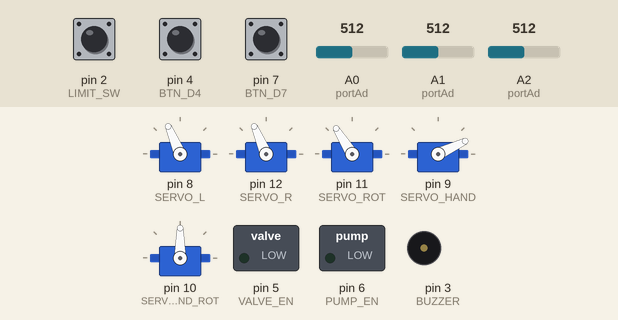
Recording of a sketch running on a simulated Arduino Leonardo, built with avr-gcc and run on an emulated ATmega32U4. Parts: 5 × servo, switched loads named in the sketch (green lamp = pin HIGH), buzzer (waves = sounding, pin HIGH). Inputs (shaded band) come from the test bench; at power-on: pin 4 (BTN_D4) HIGH, pin 7 (BTN_D7) HIGH, pin 2 (LIMIT_SW) HIGH, A0 (portAd) = 512, A1 (portAd) = 512, A2 (portAd) = 512.

Above: at 1.2 s.
1.3 s: pin 4 (BTN_D4) pulled LOW for 0.15 s
At 2.9 s:
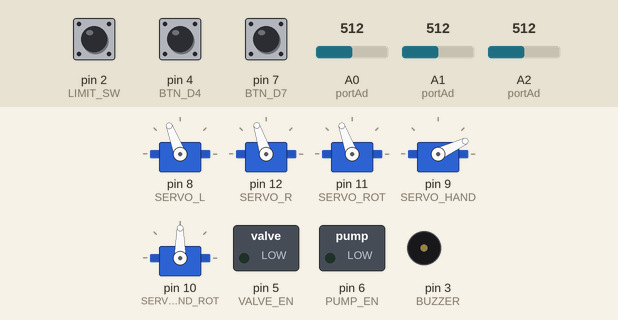
4.3 s: pin 7 (BTN_D7) pulled LOW for 3.2 s
At 5.55 s:
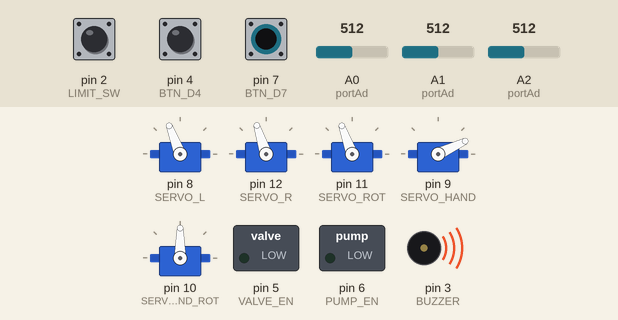
9.9 s: pin 7 (BTN_D7) pulled LOW for 3.2 s
At 14.0 s:
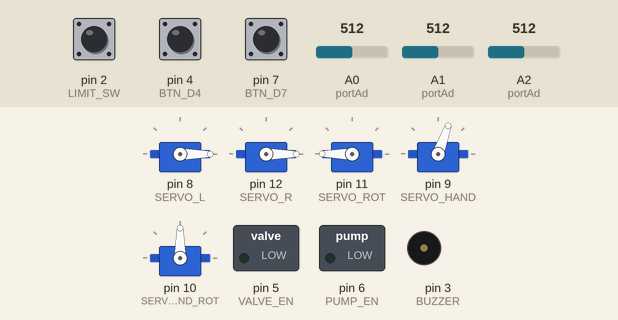
14.6 s: pin 7 (BTN_D7) pulled LOW for 3.2 s
At 15.85 s:
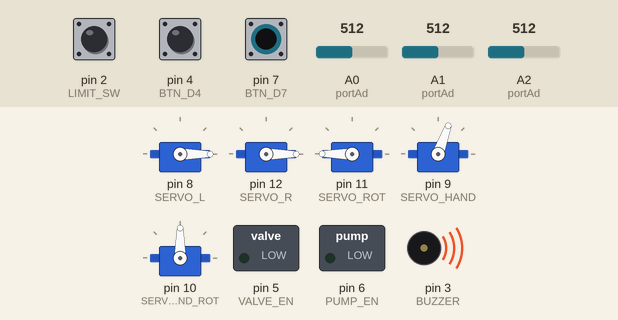
20.8 s: pin 7 (BTN_D7) pulled LOW for 0.15 s
At 22.0 s:
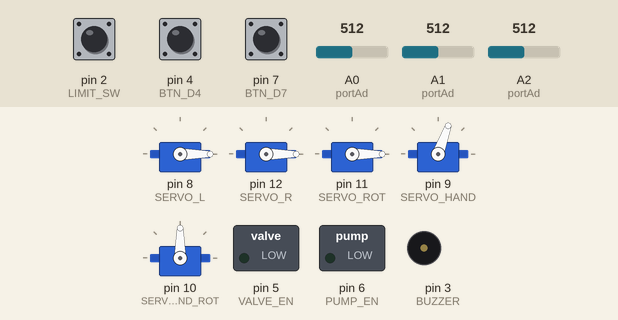
22.4 s: pin 4 (BTN_D4) pulled LOW for 1 s
At 23.1 s:
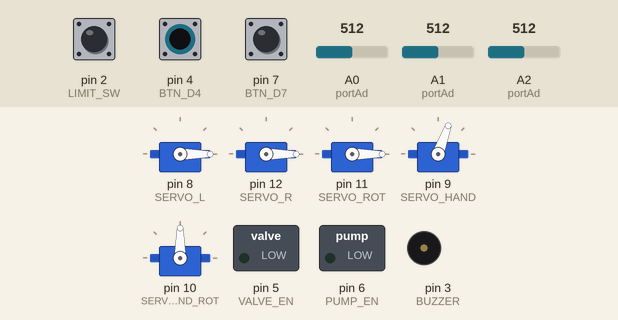
Timing chart, 0 to 25.4 s (numbered marks = the images above; inputs shaded):
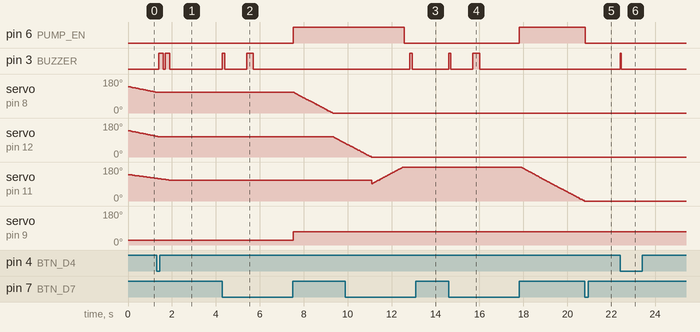

Measured:
- after the input at 1.3 s, pin 3 (BUZZER): alternates HIGH for 0.20 s and LOW for 0.10 s, 4 changes in all, then stays LOW, starting after 0.10 s; servo on pin 11 (SERVO_ROT): goes on until 1.9 s, then stays 110°
- after the input at 4.3 s, pin 6 (PUMP_EN): LOW → HIGH after 3.2 s; pin 3 (BUZZER): LOW → HIGH at once, → LOW 0.10 s later, → HIGH 1.0 s later, → LOW 0.30 s later
- after the input at 9.9 s, pin 6 (PUMP_EN): HIGH → LOW after 2.7 s; pin 3 (BUZZER): LOW → HIGH after 2.9 s, → LOW 0.10 s later
- after the input at 14.6 s, pin 6 (PUMP_EN): LOW → HIGH after 3.2 s; pin 3 (BUZZER): LOW → HIGH at once, → LOW 0.10 s later, → HIGH 1.0 s later, → LOW 0.30 s later
- after the input at 20.8 s, pin 6 (PUMP_EN): HIGH → LOW at once
- after the input at 22.4 s, pin 3 (BUZZER): LOW → HIGH at once, → LOW 0.05 s later

The sketch:

test2.ino
```cpp
// (licence header left out)
#include <EEPROM.h>
#include "UF_uArm_Metal.h"

int  heightTemp  = 0, stretchTemp = 0, rotationTemp = 0, handRotTemp = 0;
char stateMachine = 0, counter = 0;
char dataBuf[9] = {0};
UF_uArm uarm;           // initialize the uArm library

void setup()
{
  Serial.begin(9600);  // start serial port at 9600 bps
//  while(!Serial);     // wait for serial port to connect. Needed for Leonardo only
  uarmReset();
}

void loop()
{
  uarm.calibration();      // if corrected, you could remove it, no harm though
  uarm.recordingMode(50);  // sampling time: 50ms, Recording time: 17 seconds.
  if(Serial.available())
  {
    byte rxBuf = Serial.read();
    if(stateMachine == 0)
    {
      stateMachine = rxBuf == 0xFF? 1:0;
    }
    else if(stateMachine == 1)
    {
      stateMachine = rxBuf == 0xAA? 2:0;
    }
    else if(stateMachine == 2)
    {
      dataBuf[counter++] = rxBuf;
      if(counter > 8)  // receive 9 byte data
      {
        stateMachine = 0;
        counter=0;
        if(dataBuf[8] & RESET)
        {
           uarmReset();
         }
         else{
            *((char *)(&rotationTemp)  )  = dataBuf[1]; // recevive 1byte
            *((char *)(&rotationTemp)+1)  = dataBuf[0];
            *((char *)(&stretchTemp )  )  = dataBuf[3];
            *((char *)(&stretchTemp )+1)  = dataBuf[2];
            *((char *)(&heightTemp  )  )  = dataBuf[5];
            *((char *)(&heightTemp  )+1)  = dataBuf[4];
            *((char *)(&handRotTemp )  )  = dataBuf[7];
            *((char *)(&handRotTemp )+1)  = dataBuf[6];
            uarm.setPosition(stretchTemp, heightTemp, rotationTemp, handRotTemp);
            /* pump action, Valve Stop. */
            if(dataBuf[8] & CATCH)   uarm.gripperCatch();
            /* pump stop, Valve action.
               Note: The air relief valve can not work for a long time,
               should be less than ten minutes. */
            if(dataBuf[8] & RELEASE) uarm.gripperRelease();
          }
      }
    }
  }
  /* delay release valve, this function must be in the main loop */
  uarm.gripperDetach();
}

void uarmReset(){
  uarm.init();          // initialize the uArm position
  uarm.setServoSpeed(SERVO_R,    0);  // 0=full speed, 1-255 slower to faster
  uarm.setServoSpeed(SERVO_L,    0);  // 0=full speed, 1-255 slower to faster
  uarm.setServoSpeed(SERVO_ROT, 50);  // 0=full speed, 1-255 slower to faster
}
```

UF_uArm_Metal.cpp
```cpp
// (licence header left out)
#include "UF_uArm_Metal.h"

UF_uArm::UF_uArm()
{
	heightLst				= 0;
	height					= 0;
	stretch					= 0;
	rotation				= 0;
	handRot					= 0;
  lstTime					= 0;
	delay_loop			= 0;
	servoSpdR				= 0;
	servoSpdL				= 0;
	servoSpdRot			= 100;
	servoSpdHand		= 0;
	servoSpdHandRot	= 0;
	leftServoLast		= 110;
  rightServoLast	= 100;
	rotServoLast		= 90;
	sampleDelay			= 50;
	playFlag				= false;
	recordFlag			= true;
	firstFlag				= true;
	gripperRst			= true;
	griperState[14]	= 0;
	data[3][MEMORY_SERVO_PER+1] = 0;  // 0: L  1: R  2: Rotation
}

void UF_uArm::init()
{
    // read offset data
    offsetL = EEPROM.read(1);
    offsetR = EEPROM.read(2);
    // initialization the pin
    pinMode(LIMIT_SW, INPUT);  digitalWrite(LIMIT_SW, HIGH);
    pinMode(BTN_D4,   INPUT);  digitalWrite(BTN_D4,   HIGH);
    pinMode(BTN_D7,   INPUT);  digitalWrite(BTN_D7,   HIGH);
    pinMode(BUZZER,   OUTPUT); digitalWrite(BUZZER,   LOW);
    pinMode(PUMP_EN,  OUTPUT); digitalWrite(PUMP_EN,  LOW);
    pinMode(VALVE_EN, OUTPUT); digitalWrite(VALVE_EN, LOW);
	//if (EEPROM.read(0) == CALIBRATION_FLAG) // read of offset flag
  if(1)
    {
		// attaches the servo on pin to the servo object
		servoL.attach(SERVO_L, D090M_SERVO_MIN_PUL, D090M_SERVO_MAX_PUL);
		servoR.attach(SERVO_R, D090M_SERVO_MIN_PUL, D090M_SERVO_MAX_PUL);
		servoRot.attach(SERVO_ROT, D090M_SERVO_MIN_PUL, D090M_SERVO_MAX_PUL);
		servoHand.attach(SERVO_HAND, D009A_SERVO_MIN_PUL, D009A_SERVO_MAX_PUL);
		servoHandRot.attach(SERVO_HAND_ROT, D009A_SERVO_MIN_PUL, D009A_SERVO_MAX_PUL);
		servoHand.write(HAND_ANGLE_OPEN, 0, true);
		servoHand.detach();

		servoL.write(map(readAngle(SERVO_L), SERVO_MIN, SERVO_MAX, 0, 180));
		servoR.write(map(readAngle(SERVO_R), SERVO_MIN, SERVO_MAX, 0, 180));
		servoRot.write(map(readAngle(SERVO_ROT), SERVO_MIN, SERVO_MAX, 0, 180));
		// initialization postion
		setServoSpeed(SERVO_R,   15);  // 0=full speed, 1-255 slower to faster
		setServoSpeed(SERVO_L,   15);  // 0=full speed, 1-255 slower to faster
		setServoSpeed(SERVO_ROT, 10);  // 0=full speed, 1-255 slower to faster
		setPosition(stretch, height, rotation, handRot);
    }
    else
    {	// buzzer alert if calibration needed
		alert(3, 200, 200);
    }
}

void UF_uArm::calibration()
{
	int initPosL = INIT_POS_L - 35; // Added 30 degrees here to start at reasonable point
	int initPosR = INIT_POS_R - 35; // Added 30 degrees here to start at reasonable point

	if(!digitalRead(BTN_D7))
	{
		delay(20);
		// buzzer alert
		alert(1, 20, 0);
	}

	lstTime = millis();
  while(!digitalRead(BTN_D7))
  {
    if(millis() - lstTime > BTN_TIMEOUT_3000)
    {
      // buzzer alert
      alert(2, 50, 100);
      while(!digitalRead(BTN_D7))
      {
        servoL.detach();
        servoR.detach();
      }
			while(1)
			{
				// SG-> Commentary: While user adjusts for minimum angles, keep track of angle and add
				//                  margin of analog reading value of 12, which is about 3 degrees.
				int minAngle_L = readAngle(SERVO_L) - 12;
				int minAngle_R = readAngle(SERVO_R) - 12;

				if(!digitalRead(BTN_D7))
				{
					delay(20);
					// buzzer alert
					alert(1, 20, 0);
					delay(500); //SG-> Added to delay for user to remove hand
					// buzzer alert
					servoL.attach(SERVO_L, D090M_SERVO_MIN_PUL, D090M_SERVO_MAX_PUL);
					servoR.attach(SERVO_R, D090M_SERVO_MIN_PUL, D090M_SERVO_MAX_PUL);
					servoL.write(map(readAngle(SERVO_L), SERVO_MIN, SERVO_MAX, 0, 180));
					servoR.write(map(readAngle(SERVO_R), SERVO_MIN, SERVO_MAX, 0, 180));
					servoR.write(initPosR, 10, true); // 0=full speed, 1-255 slower to faster
					servoL.write(initPosL, 10, true); // 0=full speed, 1-255 slower to faster
					delay(200);
					while(readAngle(SERVO_R) < minAngle_R - SAMPLING_DEADZONE)
					{
						servoR.write(++initPosR);
						delay(50);
					}
					while(readAngle(SERVO_R) > minAngle_R + SAMPLING_DEADZONE)
					{
						servoR.write(--initPosR);
						delay(50);
					}
					while(readAngle(SERVO_L) < minAngle_L - SAMPLING_DEADZONE)
					{
						servoL.write(++initPosL);
						delay(50);
					}
					while(readAngle(SERVO_L) > minAngle_L + SAMPLING_DEADZONE)
					{
						servoL.write(--initPosL);
						delay(50);
					}
					offsetL = initPosL - INIT_POS_L;
					offsetR = initPosR - INIT_POS_R;
					EEPROM.write(0, CALIBRATION_FLAG);  // Added flag to know if offset is done
					EEPROM.write(1, offsetL);						// offsetL
					EEPROM.write(2, offsetR);						// offsetR
					// buzzer alert
					alert(1, 500, 0);
					// reset postion
					init();
					break;
				}
			}
		}
	}
}


void UF_uArm::recordingMode(unsigned char _sampleDelay)
{
	sampleDelay = _sampleDelay;
  // D4 button - Recording mode
  if(!digitalRead(BTN_D4))
  {
    alert(2, 200, 100);
    while(!digitalRead(BTN_D4));
    delay(50);
		servoL.detach();
		servoR.detach();
		servoRot.detach();
		servoHandRot.detach();
    while(1)
		{
      // D4 button - recording
      if(!digitalRead(BTN_D4))
			{
				recordFlag = true;
        alert(1, 50, 0);
        lstTime = millis();
        while(!digitalRead(BTN_D4))
        {
          if(millis() - lstTime > BTN_TIMEOUT_1000)
					{
            recordFlag = false;
						writeEEPROM();
						alert(1, 300, 0);
            while(!digitalRead(BTN_D4));
					}
				}
        delay(20);
        if(recordFlag)
          record(BTN_D4, BTN_D7);
			}

      // D7 button - play
      if(!digitalRead(BTN_D7))
      {
        playFlag = false;
        alert(1, 100, 0);
        if(firstFlag)
				{
          readEEPROM();
          firstFlag = false;
				}
        lstTime = millis();
        while(!digitalRead(BTN_D7))
				{
          if(millis() - lstTime > BTN_TIMEOUT_1000)
					{
            playFlag = true;
            alert(1, 300, 0);
            while(!digitalRead(BTN_D7));
          }
				}
        delay(20);
        play(BTN_D7);
			}
		}
	}
}

void UF_uArm::setPosition(double _stretch, double _height, int _armRot, int _handRot)
{
	_armRot = -_armRot;
	if(!digitalRead(LIMIT_SW) && _height < heightLst) //limit switch protection
	_height = heightLst;
	// input limit
	_stretch = constrain(_stretch, ARM_STRETCH_MIN,   ARM_STRETCH_MAX) + 68;		// +68, set zero -stretch
	_height  = constrain(_height,  ARM_HEIGHT_MIN,    ARM_HEIGHT_MAX);
	_armRot  = constrain(_armRot,  ARM_ROTATION_MIN,  ARM_ROTATION_MAX) + 90;		// +90, change -90~90 to 0~180
	_handRot = constrain(_handRot, HAND_ROTATION_MIN, HAND_ROTATION_MAX) + 90;	// +90, change -90~90 to 0~180
	// angle calculation
	double stretch2height2 = _stretch * _stretch + _height * _height;              //
	double angleA = (acos( (ARM_A2B2 - stretch2height2) / ARM_2AB )) * RAD_TO_DEG; // angle between the upper and the lower
	double angleB = (atan(_height/_stretch)) * RAD_TO_DEG;                         //
	double angleC = (acos((ARM_A2 + stretch2height2 -ARM_B2)/(2 * ARM_A * sqrt(stretch2height2)))) * RAD_TO_DEG; //
	int angleR = 180 - angleA - angleB - angleC + FIXED_OFFSET_R + offsetR;        //
	int angleL = angleB + angleC + FIXED_OFFSET_L + offsetL;                       //
	// angle limit
	angleL = constrain(angleL, 15 + offsetL, 180 + offsetL);
//	angleR = constrain(angleR, 0 + offsetR, 180 + offsetR);
//	angleR = constrain(angleR, angleL - 110 + offsetR, angleR);	// behind  -120+30 = -90
//	if(angleL < 25+offsetL)
//	angleR = constrain(angleR, 80 + offsetR, angleR);			// front down
	// set servo position
	servoR.write(angleR, servoSpdR, false);
	servoL.write(angleL, servoSpdL, false);
	servoRot.write(_armRot, servoSpdRot, false);
	servoHandRot.write(_handRot, servoSpdHandRot, false);
	heightLst = _height;
}

void UF_uArm::setServoSpeed(char _servoNum, unsigned char _servoSpeed) // 0=full speed, 1-255 slower to faster
{
	switch(_servoNum)
	{
		case SERVO_L:
			servoSpdR = _servoSpeed;
			break;
		case SERVO_R:
			servoSpdL = _servoSpeed;
			break;
		case SERVO_ROT:
			servoSpdRot = _servoSpeed;
			break;
		case SERVO_HAND_ROT:
			servoSpdHand = _servoSpeed;
			break;
		case SERVO_HAND:
			servoSpdHandRot = _servoSpeed;
			break;
		default: break;
	}
}

int UF_uArm::readAngle(char _servoNum)
{
	int portAd;
	switch(_servoNum)
	{
		case SERVO_L:
			portAd = A0;
			break;
		case SERVO_R:
			portAd = A1;
			break;
		case SERVO_ROT:
			portAd = A2;
			break;
		case SERVO_HAND_ROT:
			portAd = A3;
			break;
		case SERVO_HAND:
			portAd = A4;
			break;
		default: return 0; break;
	}
	int adAdd = 0;
	for(char i=0; i<5; i++)
	{
		adAdd += analogRead(portAd);
	}
	return adAdd/5;
}

void UF_uArm::gripperCatch()
{
	servoHand.attach(SERVO_HAND, D009A_SERVO_MIN_PUL, D009A_SERVO_MAX_PUL);
  servoHand.write(HAND_ANGLE_CLOSE, 0, false);
  digitalWrite(VALVE_EN, LOW); // valve disnable
  digitalWrite(PUMP_EN, HIGH); // pump enable
  gripperRst = true;
}

void UF_uArm::gripperRelease()
{
	if(gripperRst)
	{
    servoHand.attach(SERVO_HAND, D009A_SERVO_MIN_PUL, D009A_SERVO_MAX_PUL);
    servoHand.write(HAND_ANGLE_OPEN, 0, false);
    digitalWrite(VALVE_EN, HIGH); // valve enable, decompression
    digitalWrite(PUMP_EN, LOW);   // pump disnable
    gripperRst = false;
    delay_loop = 0;
  }
}

void UF_uArm::gripperDetach()
{
	if(++delay_loop > 300000)        // delay release valve
	{
    servoHand.detach();
    digitalWrite(VALVE_EN, LOW); // valve disnable
    delay_loop=0;
  }
}

void UF_uArm::gripperDirectDetach()
{
	servoHand.detach();
	digitalWrite(PUMP_EN, LOW);   // pump disnable
	digitalWrite(VALVE_EN, LOW); // valve disnable
}

void UF_uArm::pumpOn()
{
	digitalWrite(PUMP_EN, HIGH);    // pump enable
}

void UF_uArm::pumpOff()
{
	digitalWrite(PUMP_EN, LOW);     // pump disnable
}

void UF_uArm::valveOn()
{
	digitalWrite(VALVE_EN, HIGH);   // valve enable, decompression
}

void UF_uArm::valveOff()
{
	digitalWrite(VALVE_EN, LOW);    // valve disnable
}

void UF_uArm::detachServo(char _servoNum)
{
	switch(_servoNum)
	{
		case SERVO_L:
		servoL.detach();
		break;
		case SERVO_R:
		servoR.detach();
		break;
		case SERVO_ROT:
		servoRot.detach();
		break;
		case SERVO_HAND_ROT:
		servoHandRot.detach();
		break;
		case SERVO_HAND:
		servoHand.detach();
		break;
		default: break;
	}
}

void UF_uArm::sendData(byte _dataAdd, int _dataIn)
{
	Serial.write(0xFF); Serial.write(0xAA); // send data head
	Serial.write(_dataAdd);
	Serial.write(*((char *)(&_dataIn) + 1));
	Serial.write(*((char *)(&_dataIn)));
}

void UF_uArm::alert(int _times, int _runTime, int _stopTime)
{
	for(int _ct=0; _ct < _times; _ct++)
	{
		delay(_stopTime);
		digitalWrite(BUZZER, HIGH);
		delay(_runTime);
		digitalWrite(BUZZER, LOW);
	}
}

void UF_uArm::play(unsigned char buttonPin)
{
  unsigned int addr = 0;
  unsigned char addrC = 0;
//  Serial.println("Playing");
  // attaches the servo on pin to the servo object
  servoL.attach(SERVO_L, D090M_SERVO_MIN_PUL, D090M_SERVO_MAX_PUL);
  servoR.attach(SERVO_R, D090M_SERVO_MIN_PUL, D090M_SERVO_MAX_PUL);
  servoRot.attach(SERVO_ROT, D090M_SERVO_MIN_PUL, D090M_SERVO_MAX_PUL);

  while(digitalRead(buttonPin))
  {
    if(data[2][addr] == DATA_FLAG)
	{
		if(playFlag){ addr = 0; addrC = 0;}
		else break;
	}

    unsigned char leftServo  = data[0][addr];
    unsigned char rightServo = data[1][addr];
    unsigned char rotServo   = data[2][addr];

	if(addr%3==0)
	{
		if((griperState[addrC / 8] >> (addrC % 8)) & 1)
			gripperCatch();
		else
			gripperRelease();
		addrC++;
	}

//    Serial.print("Read Memory-> left: ");  Serial.print(leftServo);
//    Serial.print("\tright: "); Serial.print(rightServo);
//    Serial.print("\trot: ");   Serial.println(rotServo);

    servoBufOutL(leftServoLast,  leftServo);
    servoBufOutR(rightServoLast, rightServo);
    servoBufOutRot(rotServoLast, rotServo);

    leftServoLast  = leftServo;
    rightServoLast = rightServo;
    rotServoLast   = rotServo;
    delay(sampleDelay);
    addr++;
  }
//  Serial.println("Done");
  servoL.detach();
  servoR.detach();
  servoRot.detach();
  gripperDirectDetach();
  delay(250);
}

void UF_uArm::record(unsigned char buttonPin, unsigned char buttonPinC)
{
  unsigned int addr = 0;
  unsigned char addrC = 0;
  boolean btnSt = false;
  memset(griperState,0,14); // reset griperState array
  gripperDirectDetach();
//  Serial.println("Recording");
	while(digitalRead(buttonPin))
  {
		unsigned int leftServo  = map(constrain(readAngle(SERVO_L), SERVO_MIN, SERVO_MAX), SERVO_MIN, SERVO_MAX, 0, 180);
		unsigned int rightServo = map(constrain(readAngle(SERVO_R), SERVO_MIN, SERVO_MAX), SERVO_MIN, SERVO_MAX, 0, 180);
		unsigned int rotServo   = map(constrain(readAngle(SERVO_ROT), SERVO_MIN, SERVO_MAX), SERVO_MIN, SERVO_MAX, 0, 180);

		data[0][addr] = leftServo;
		data[1][addr] = rightServo;
		data[2][addr] = rotServo;

//		Serial.print(addr);Serial.print("\t");Serial.print("REC data-> left: ");  Serial.print(leftServo);
//		Serial.print("\tright: "); Serial.print(rightServo);
//		Serial.print("\trot: ");   Serial.println(rotServo);

		if(!digitalRead(buttonPinC))
		{
			while(!digitalRead(buttonPinC));
			delay(10);
			if(btnSt)
			{
				gripperRelease();
				alert(2, 50, 50);
			}
			else
			{
				gripperCatch();
				alert(1, 50, 0);
			}
			btnSt = !btnSt;
		}
		if(addr%3==0) // 3 steps, save griper state to array
		{
			if(btnSt)
				griperState[addrC / 8] |= (1 << (addrC % 8)); // 14byte = 112bit, every bit is a kind of state
			else
				griperState[addrC / 8] |= (0 << (addrC % 8));
			addrC++;
		}
		if(++addr == MEMORY_SERVO_PER)
		{
			data[2][addr] = DATA_FLAG;
			alert(3, 50, 100);
			break;
		}
		delay(sampleDelay);
  }
  if(addr != MEMORY_SERVO_PER)
  {
    data[2][addr] = DATA_FLAG;
  }
  gripperDirectDetach();
  while(digitalRead(buttonPin));
//  Serial.println("Done");
  alert(2, 50, 100);
  firstFlag = false;
}

void UF_uArm::writeEEPROM()
{
	int eepAddr = 0;
	while(data[2][eepAddr] != DATA_FLAG)
	{
		EEPROM.write(3 + eepAddr + MEMORY_SERVO_PER + MEMORY_SERVO_PER, data[2][eepAddr]);
		EEPROM.write(3 + eepAddr + MEMORY_SERVO_PER, data[1][eepAddr]);
		EEPROM.write(3 + eepAddr, data[0][eepAddr]);
		eepAddr++;
	}
	EEPROM.write(3 + eepAddr + MEMORY_SERVO_PER + MEMORY_SERVO_PER, DATA_FLAG);
	for(char i=0; i<14; i++)
	{
		EEPROM.write(3 + MEMORY_SERVO_PER*3 + 1 + i, griperState[i]);
	}
}

void UF_uArm::readEEPROM()
{
	int eepAddr = 0;
	while(EEPROM.read(3 + eepAddr + MEMORY_SERVO_PER + MEMORY_SERVO_PER) != DATA_FLAG)
	{
		data[2][eepAddr] = EEPROM.read(3 + eepAddr + MEMORY_SERVO_PER + MEMORY_SERVO_PER);
		data[1][eepAddr] = EEPROM.read(3 + eepAddr + MEMORY_SERVO_PER);
		data[0][eepAddr] = EEPROM.read(3 + eepAddr);
		eepAddr++;
	}
	data[2][eepAddr] = DATA_FLAG;
	for(char i=0; i<14; i++)
	{
		griperState[i] = EEPROM.read(3 + MEMORY_SERVO_PER*3 + 1 + i);
	}
}
void UF_uArm::servoBufOutL(unsigned char _lastDt, unsigned char _dt)
{
	if(abs(_dt - _lastDt) > BUFFER_OUTPUT)     // goes from Min degrees to Max degrees
	  servoL.write(_dt, 40, true);
	else servoL.write(_dt);
}

void UF_uArm::servoBufOutR(unsigned char _lastDt, unsigned char _dt)
{
	if(abs(_dt - _lastDt) > BUFFER_OUTPUT)
		servoR.write(_dt, 40, true);
	else servoR.write(_dt);
}

void UF_uArm::servoBufOutRot(unsigned char _lastDt, unsigned char _dt)
{
	if(abs(_dt - _lastDt) > BUFFER_OUTPUT)
		servoRot.write(_dt, 40, true);
	else servoRot.write(_dt);
}
```

Source omitted: UF_uArm_Metal.h (5158 bytes)
